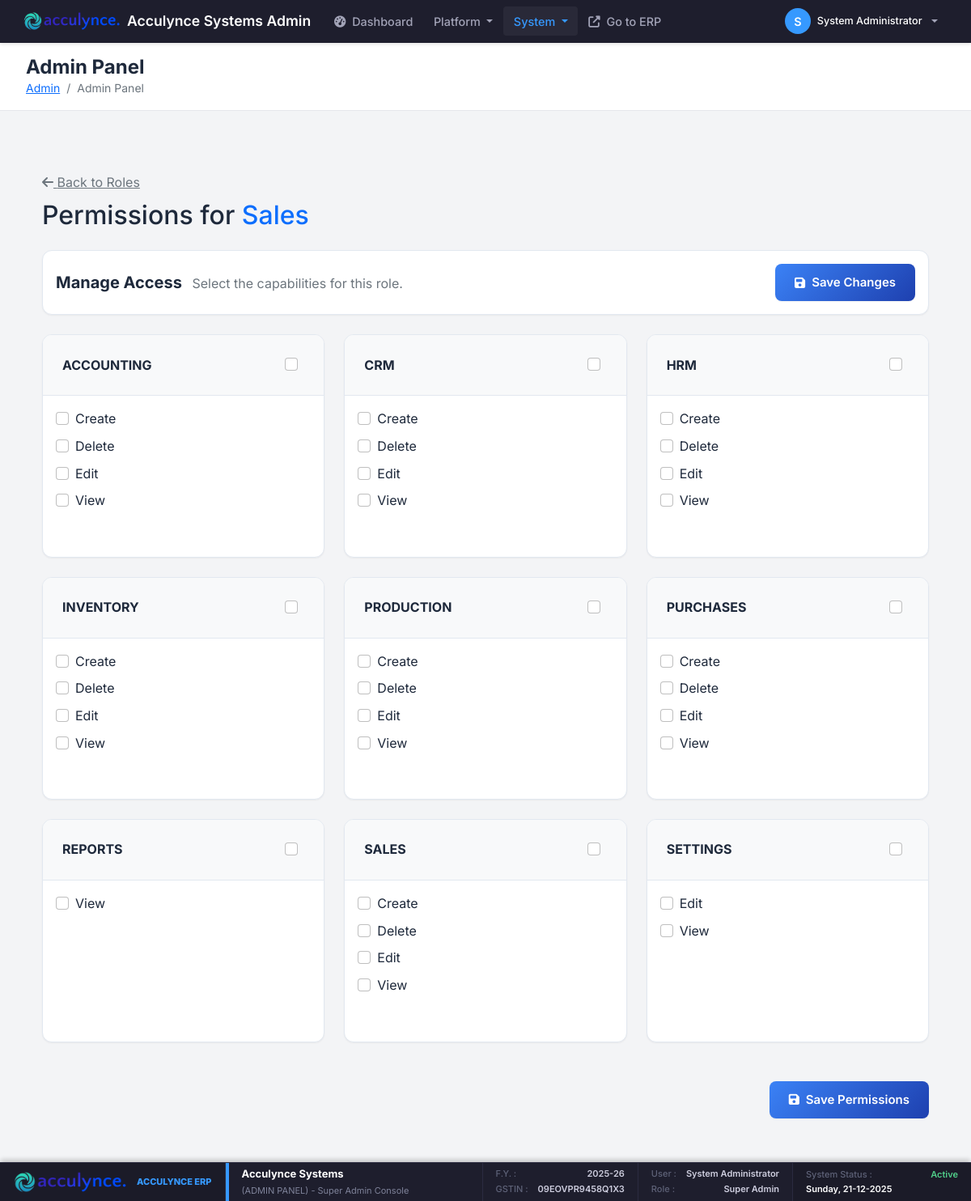
/modules/settings/role_permissions.php?id=6 (signed in), run on the app's committed database.
### tables this page shows
CREATE TABLE `company_settings` (
  `id` int(11) NOT NULL,
  `company_name` varchar(200) NOT NULL,
  `industry_type` varchar(100) DEFAULT NULL,
  `business_type` varchar(100) DEFAULT NULL,
  `app_name` varchar(100) DEFAULT NULL,
  `theme_color` varchar(20) DEFAULT '#3b82f6',
  `address_line1` varchar(200) DEFAULT NULL,
  `address_line2` varchar(200) DEFAULT NULL,
  `city` varchar(100) DEFAULT NULL,
  `state` varchar(100) DEFAULT NULL,
  `country` varchar(100) DEFAULT 'India',
  `postal_code` varchar(20) DEFAULT NULL,
  `phone` varchar(20) DEFAULT NULL,
  `email` varchar(100) DEFAULT NULL,
  `website` varchar(100) DEFAULT NULL,
  `gstin` varchar(20) DEFAULT NULL,
  `pan` varchar(20) DEFAULT NULL,
  `bank_name` varchar(100) DEFAULT NULL,
  `bank_account_number` varchar(50) DEFAULT NULL,
  `bank_ifsc` varchar(20) DEFAULT NULL,
  `bank_branch` varchar(100) DEFAULT NULL,
  `bank_account_holder` varchar(200) DEFAULT NULL,
  `logo_path` varchar(255) DEFAULT NULL,
  `terms_conditions` text DEFAULT NULL,
  `created_at` timestamp NOT NULL DEFAULT current_timestamp(),
  `updated_at` timestamp NOT NULL DEFAULT current_timestamp() ON UPDATE current_timestamp(),
  `financial_year_start` int(11) DEFAULT 4 COMMENT 'Month number (1-12) when financial year starts',
  `currency_code` varchar(10) DEFAULT 'INR',
  `currency_symbol` varchar(10) DEFAULT '₹',
  `date_format` varchar(20) DEFAULT 'd-m-Y',
  `timezone` varchar(50) DEFAULT 'Asia/Kolkata',
  `invoice_prefix` varchar(20) DEFAULT 'INV',
  `quotation_prefix` varchar(20) DEFAULT 'QT',
  `invoice_footer` text DEFAULT NULL COMMENT 'Footer text for invoices',
  `company_registration_number` varchar(100) DEFAULT NULL,
  `tax_registration_date` date DEFAULT NULL,
  `linkedin_url` varchar(255) DEFAULT NULL,
  `facebook_url` varchar(255) DEFAULT NULL,
  `twitter_url` varchar(255) DEFAULT NULL,
  `instagram_url` varchar(255) DEFAULT NULL,
  `smtp_host` varchar(100) DEFAULT NULL,
  `smtp_port` int(11) DEFAULT 587,
  `smtp_username` varchar(100) DEFAULT NULL,
  `smtp_password` varchar(255) DEFAULT NULL,
  `smtp_encryption` varchar(10) DEFAULT 'tls',
  `email_from_name` varchar(100) DEFAULT NULL,
  `email_from_address` varchar(100) DEFAULT NULL,
  `enable_email_notifications` tinyint(1) DEFAULT 1,
  `invoice_due_days` int(11) DEFAULT 30 COMMENT 'Default payment terms in days',
  `low_stock_threshold` int(11) DEFAULT 10,
  `enable_multi_currency` tinyint(1) DEFAULT 0,
  `enable_barcode` tinyint(1) DEFAULT 1,
  `backup_frequency` varchar(20) DEFAULT 'daily',
  `last_backup_date` datetime DEFAULT NULL,
  `print_logo_on_invoice` tinyint(1) DEFAULT 1,
  `is_gst_registered` tinyint(1) DEFAULT 0,
  `enable_einvoicing` tinyint(1) DEFAULT 0
);

CREATE TABLE `roles` (
  `id` int(11) NOT NULL,
  `company_id` int(11) DEFAULT NULL,
  `name` varchar(50) NOT NULL,
  `description` text DEFAULT NULL,
  `created_at` timestamp NOT NULL DEFAULT current_timestamp()
);

CREATE TABLE `permissions` (
  `id` int(11) NOT NULL,
  `module` varchar(50) NOT NULL,
  `action` varchar(50) NOT NULL,
  `description` text DEFAULT NULL
);

### modules/settings/role_permissions.php (the view, shortened to what the rows shown need)
<?php
require_once '../../includes/admin_layout.php';
require_once '../../classes/Permission.php';
$user = $currentUser;
?>
<div>
<?php
$roleId = $_GET['id'] ?? null;
$perm = new Permission();
$companyId = $user['company_id'];
$role = $perm->getRole($roleId, $companyId);
$allPermissions = $perm->getPermissionsByModule();
$rolePermissions = $perm->getRolePermissions($roleId);
?>
<div class="container-fluid" style="padding: 20px;">
    <div class="mb-4">
        <h2 class="mt-2">Permissions for <span class="text-primary"><?php echo htmlspecialchars($role['name']); ?></span></h2>
    </div>
    <form method="POST">
        <div class="row">
            <?php foreach ($allPermissions as $module => $actions): ?>
                <div class="col-md-6 col-lg-4 mb-4">
                    <div class="card h-100">
                        <div class="card-header bg-light fw-bold text-uppercase d-flex justify-content-between align-items-center">
                            <?php echo htmlspecialchars(ucfirst($module)); ?>
                            <div class="form-check">
                                <input class="form-check-input select-all-module" type="checkbox" data-module="<?php echo $module; ?>" title="Select All">
                            </div>
                        </div>
                        <div class="card-body">
                            <?php foreach ($actions as $p): ?>
                                <div class="form-check mb-2">
                                    <input class="form-check-input permission-checkbox module-<?php echo $module; ?>"
                                           type="checkbox"
                                           name="permissions[]"
                                           value="<?php echo $p['id']; ?>"
                                           id="perm_<?php echo $p['id']; ?>"
                                           <?php echo in_array($p['id'], $rolePermissions) ? 'checked' : ''; ?>>
                                    <label class="form-check-label" for="perm_<?php echo $p['id']; ?>" title="<?php echo htmlspecialchars($p['description']); ?>">
                                        <?php echo htmlspecialchars(str_replace('_', ' ', ucfirst($p['action']))); ?>
                                    </label>
                                </div>
                            <?php endforeach; ?>
                        </div>
                    </div>
                </div>
            <?php endforeach; ?>
        </div>
    </form>
</div>
</div>
</div>
</main>
</div>
<?php require_once '../../includes/footer.php'; ?>

### includes/admin_layout.php (shortened to what the rows shown need)
<?php
require_once __DIR__ . '/../classes/Auth.php';
$auth = new Auth();
$auth->requireLogin();
$currentUser = $auth->getCurrentUser();
$pageTitle = isset($pageTitle) ? $pageTitle : 'Admin Panel';
$db = Database::getInstance();
$brandingSettings = $db->fetchOne("SELECT app_name, logo_path, theme_color, gstin, state FROM company_settings WHERE id = ? LIMIT 1", [$currentUser['company_id'] ?? 0]);
?>
<!DOCTYPE html>
<html lang="en">
<head>
    <link href="https://cdn.jsdelivr.net/npm/bootstrap@5.1.3/dist/css/bootstrap.min.css" rel="stylesheet">
    <link rel="stylesheet" href="<?php echo BASE_URL; ?>public/assets/css/style.css?v=<?php echo time(); ?>">
    <link rel="stylesheet" href="https://cdnjs.cloudflare.com/ajax/libs/font-awesome/6.4.0/css/all.min.css">
</head>
<body>
    <div class="dashboard-wrapper">
        <nav class="navbar navbar-expand-lg admin-navbar">
            <div class="container-fluid">
                <a class="navbar-brand" href="<?php echo MODULES_URL; ?>/admin/dashboard.php">
                    <?php if (!empty($brandingSettings['logo_path'])): ?>
                        <img src="<?php echo BASE_URL . $brandingSettings['logo_path']; ?>" alt="Logo">
                    <?php else: ?>
                        <i class="fas fa-shield-alt text-primary"></i>
                    <?php endif; ?>
                    <span>Acculynce Systems Admin</span>
                </a>
            </div>
        </nav>
        <main class="main-content">
            <div class="top-header-admin">
                <div class="header-left">
                    <h1 class="h4 mb-0"><?php echo $pageTitle; ?></h1>
                </div>
            </div>
            <div class="content-area">
    <?php
    $footerData = [];
    $curMonth = date('n');
    $curYear = date('Y');
    if ($curMonth >= 4) {
        if ($curYear + 1 == 2000) { $yPart = '00'; } else { $yPart = substr($curYear + 1, -2); }
        $footerData['fy'] = $curYear . '-' . $yPart;
    } else {
        $yPart = substr($curYear, -2);
        $footerData['fy'] = ($curYear - 1) . '-' . $yPart;
    }
    if (!empty($brandingSettings)) {
        $footerData['company_name'] = $brandingSettings['app_name'] ?? 'Acculynce Systems';
        $footerData['gst'] = $brandingSettings['gstin'] ?? 'Not Set';
        $footerData['state'] = $brandingSettings['state'] ?? 'Delhi';
    } else {
        $footerData['company_name'] = 'Acculynce Systems';
        $footerData['gst'] = 'N/A';
        $footerData['state'] = 'N/A';
    }
    $footerData['validity'] = 'Unlimited (Super Admin)';
    $footerData['company_id'] = 'ADMIN';
    ?>
    <div class="sticky-footer-admin">
        <div class="footer-box-admin brand-box-admin">
            <?php if (!empty($brandingSettings['logo_path'])): ?>
                <img src="<?php echo BASE_URL . $brandingSettings['logo_path']; ?>" alt="Logo" class="footer-logo-admin">
            <?php else: ?>
                <div class="footer-brand-text-admin">AC</div>
            <?php endif; ?>
            <div class="brand-details">
                <span style="font-weight: 800; font-size: 11px; color: #3699ff; text-transform: uppercase;">Acculynce ERP</span>
            </div>
        </div>
        <div class="footer-box-admin fy-box-admin">
            <div class="info-row">
                <span class="label">GSTIN :</span> <span class="value"><?php echo htmlspecialchars($footerData['gst']); ?></span>
            </div>
        </div>
    </div>

### data on the page
company_settings: logo_path (picture), gstin "09EOVPR9458Q1X3"
roles: name "Sales"
permissions: action "Create"
permissions: action "Delete"
permissions: action "Edit"
permissions: action "View"
permissions: action "Create"
permissions: action "Delete"
permissions: action "Edit"
permissions: action "View"
permissions: action "Create"
permissions: action "Delete"
permissions: action "Edit"
permissions: action "View"
permissions: action "Create"
permissions: action "Delete"
permissions: action "Edit"
permissions: action "View"
permissions: action "Create"
permissions: action "Delete"
permissions: action "Edit"
permissions: action "View"
permissions: action "Create"
permissions: action "Delete"
permissions: action "Edit"
permissions: action "View"
permissions: action "View"
permissions: action "Create"
permissions: action "Delete"
permissions: action "Edit"
permissions: action "View"
permissions: action "Edit"
permissions: action "View"

### other printed values
substr($currentUser['full_name'], 0, 1) "S"
$currentUser['full_name'] "System Administrator"
$pageTitle "Admin Panel"
$footerData['company_name'] "Acculynce Systems"
$footerData['fy'] "2025-26"
$module "ACCOUNTING"
$module "CRM"
$module "HRM"
$module "INVENTORY"
$module "PRODUCTION"
$module "PURCHASES"
$module "REPORTS"
$module "SALES"
$module "SETTINGS"
